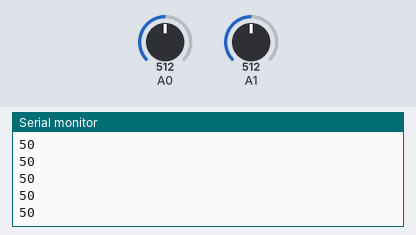
This sketch was run on a simulated Arduino Uno, built with avr-gcc and run on an emulated ATmega328P. Parts: the last lines printed to the serial monitor. The test bench sets the inputs (shaded band); at power-on: A0 = 512, A1 = 512.

Above: at 1.2 s.
1.3 s: A0 set to 716
At 2.0 s:
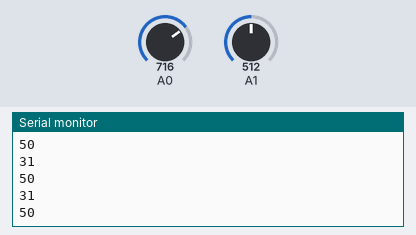
2.8 s: A1 set to 716
At 3.5 s:
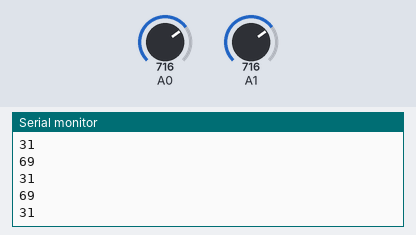
4.3 s: A0 set to 900
At 4.9 s:
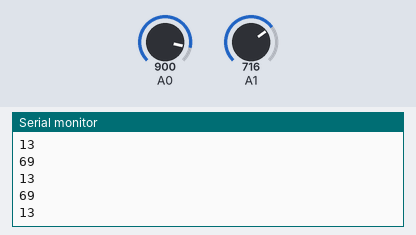
5.8 s: A1 set to 900
At 6.4 s:
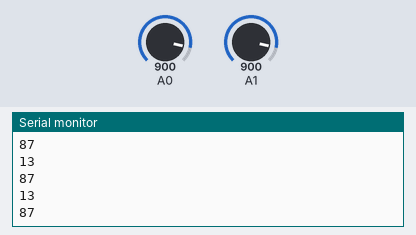
Timing chart, 0 to 8.3 s (numbered marks = the images above; inputs shaded):
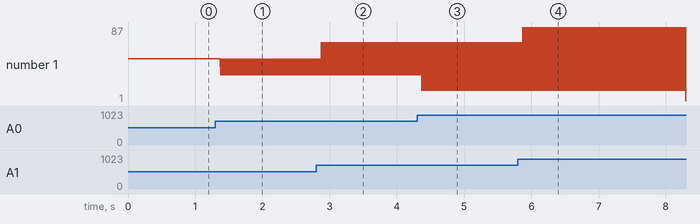

Measured:
- after the input at 1.3 s, the serial monitor: prints a new line after 0.08 s (image 1)
- after the input at 2.8 s, the serial monitor: prints a new line after 0.07 s (image 2)
- after the input at 4.3 s, the serial monitor: prints a new line after 0.07 s (image 3)
- after the input at 5.8 s, the serial monitor: prints a new line after 0.07 s (image 4)

The sketch:

analogData.ino
```cpp
void setup() {
Serial.begin(9600);

}
void loop() {
  int sensor_dust = analogRead(A0);
  sensor_dust = map(sensor_dust,0,1023,100,0);

  int photocell = analogRead(A1);
  photocell = map(photocell,0,1023,0,100);

  Serial.println(photocell);
  Serial.println(sensor_dust);
}
```
